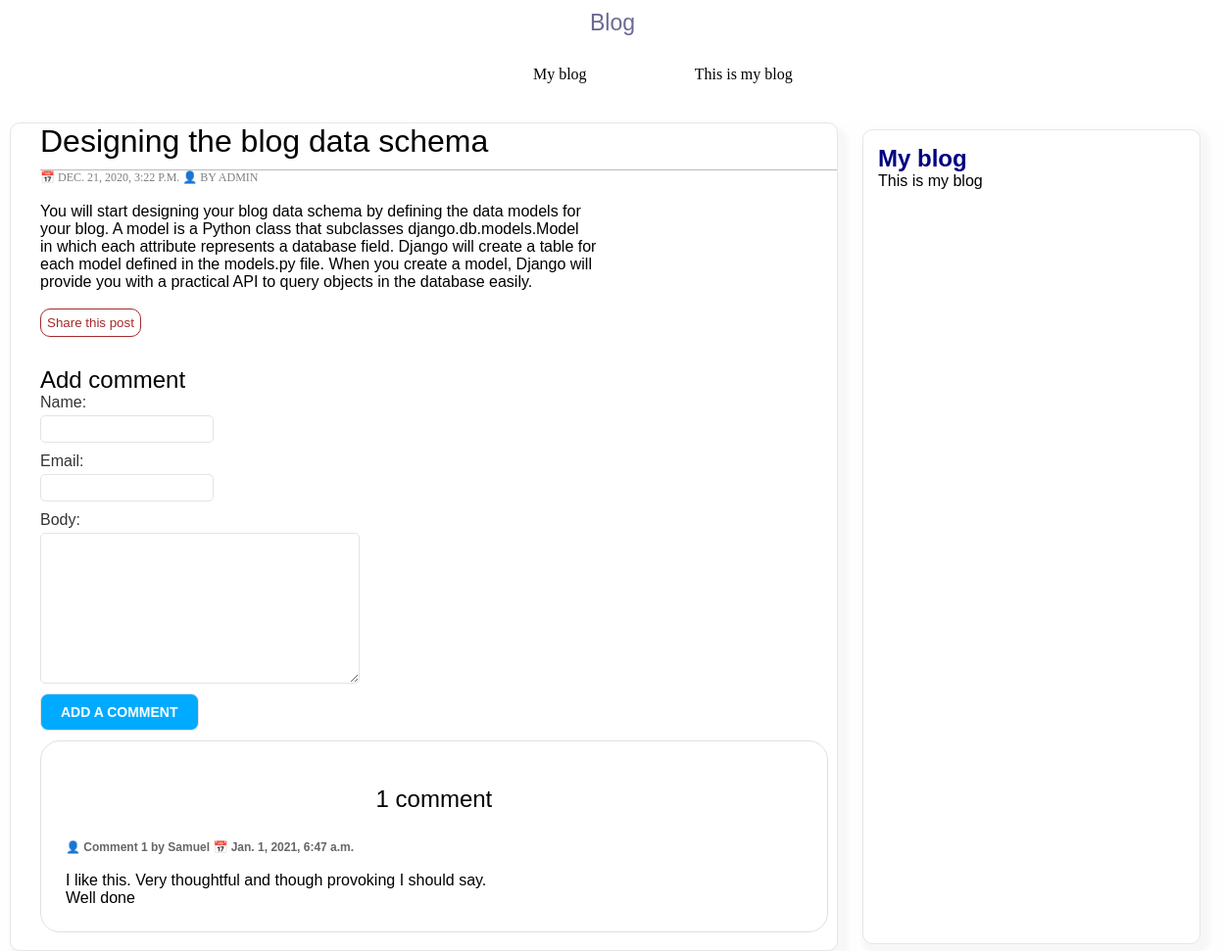
The page /blog/2020/12/21/designing-blog-data-schema/ on the database its author committed.
### blog/models.py (models this page shows, shortened)
class Post(models.Model):
    objects=models.Manager()
    published = PublishedManager()
    STATUS_CHOICES = (
        ('draft', 'DRAFT'),
        ('published', 'Published'),
    )
    title = models.CharField(max_length=250)
    slug = models.SlugField(max_length=250,
                            unique_for_date='publish')
    author = models.ForeignKey(User,
                                on_delete=models.CASCADE,
                                 related_name='blog_posts')
    body = models.TextField()
    publish = models.DateTimeField(default=timezone.now)
    created = models.DateTimeField(auto_now_add=True)
    updated = models.DateTimeField(auto_now=True)
    status = models.CharField(max_length=10, choices=STATUS_CHOICES, default='draft')
    class Meta:
        ordering = ('-publish',)

class Comment(models.Model):
    post = models.ForeignKey(Post, on_delete=models.CASCADE, related_name='comments')
    name = models.CharField(max_length=50)
    email = models.EmailField()
    body = models.TextField()
    created = models.DateTimeField(auto_now_add=True)
    updated = models.DateTimeField(auto_now=True)
    active = models.BooleanField(default=True)
    class Meta:
        ordering = ('created',)

### blog/views.py (the view)
def post_detail(request, year, month, day, post):
    post = get_object_or_404(Post,
                                slug=post,
                                status='published',
                                publish__year=year,
                                publish__month=month,
                                publish__day=day)
    comments = post.comments.all().filter(active=True)
    new_comment = None
    if request.method == 'POST':
        comment_form = CommentForm(request.POST)
        if comment_form.is_valid():
            new_comment = comment_form.save(commit=False)
            new_comment.post = post
            comment_form.save()
    else:
        comment_form = CommentForm()
    return render(request, 'blog/post/detail.html', {'post': post,
                                                'comments': comments,
                                                'comment_form': comment_form,
                                                'new_comment': new_comment})

### blog/forms.py
class CommentForm(forms.ModelForm):
    class Meta:
        model = Comment
        fields = ['name', 'email', 'body']

### blog/templates/blog/post/detail.html (shortened to what this page needs)
{% extends 'blog/base.html' %}
{% block content %}
        <h1>{{ post.title }}</h1>
        <p class='date'>
            &#128197; {{ post.publish }} &#128100; by {{ post.author.username }}
        </p>
        <br/>
        {{ post.body | linebreaks }}
        <br/>
        <p>
            <a href="{% url 'blog:post_share' post.id %}">
                <button class='readMore'>Share this post</button>
            </a>
        </p>
        {% if new_comment %}
            <h2>Your comment has been added</h2>
        {% else %}
            <h2>Add comment</h2>
            <form method='post'>
                {{ comment_form.as_p }}
                <input type='submit' value='Add a comment'>
            </form>
        {% endif %}
        <br/>
        <nav id='commentInfo'>
            {% with comments.count as totalComments %}
        <h2>
            {{ totalComments }} comment{{ totalComments | pluralize }}
        </h2>
        <br/>
        {% endwith %}
        {% for comment in comments %}
            <div class='comment'>
                <p class='info'>
                    &#128100; Comment {{ forloop.counter }} by {{ comment.name }}
                    &#128197; {{ comment.created }}
                </p>
                <br/>
                {{ comment.body | linebreaks }}
            </div>
        {% empty %}
            <p> No comments yet</p>
        {% endfor %}
    </nav>
            <br/>
{% endblock %}

### blog/static/css/blog.css (style rules this page uses)
body { margin:0; padding:0; font-family:helvetica, sans-serif; overflow-x: hidden; }
a { color: brown; text-decoration:none; }
h1 { font-weight:normal; border-bottom:1px solid #bbb; padding:0 0 10px 0; }
h2 { font-weight:normal; margin:30px 0 0; }
p.date { color: grey; font-family: georgia, serif; font-size: 12px; text-transform: uppercase; }
label { float:left; clear:both; color:#333; margin-bottom:4px; }
input, textarea { clear:both; float:left; margin:0 0 10px; background: white; border-radius: 5px; border: 1px solid rgb(228, 227, 227); padding:6px 10px; font-size:12px; }
.readMore { border: 1px solid brown; color: brown; border-radius: 10px; padding: 6px; cursor: pointer; background-color: white; }
input[type=submit] { font-weight:bold; background:#00abff; color:#fff; border-radius: 8px; padding:10px 20px; font-size:14px; text-transform:uppercase; }
.comment { padding:10px; }
.comment .info { font-weight:bold; font-size:12px; color:#666; border-radius: 10px; border-top-left-radius: 0px; }
#commentInfo { width: 95%; clear: both; background-color: white; border: 1px solid rgb(225, 224, 224); padding: 15px; border-radius: 20px; }
#commentInfo > h2 { text-align: center }

### blog/static/css/pblog.css (style rules this page uses)
* { margin: 0px; }

### rows shown on the page
Post: title "Designing the blog data schema", publish "DEC. 21, 2020, 3:22 P.M.", author.username "ADMIN", body "You will start designing your blog data schema by defining the data models for your blog. A model is a Python class that subclasses django.db.models.Model in which each attribute represents a database field. Django will create a table for each model defined in the models.py file. When you create a model, Django will provide you with a practical API to query objects in the database easily."
Comment: name "Samuel", created "Jan. 1, 2021, 6:47 a.m.", body "I like this. Very thoughtful and though provoking I should say. Well done"

### other values the page prints
{{ totalComments }} "1"
